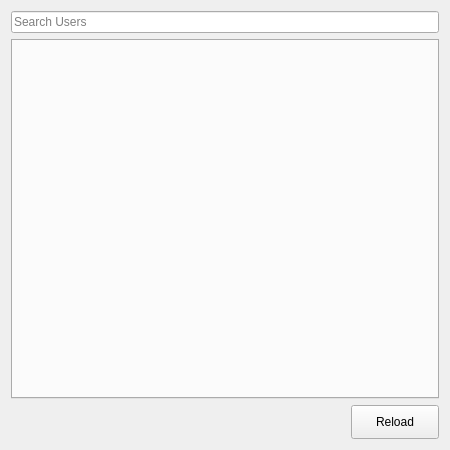
<?xml version="1.0" encoding="UTF-8"?>
<ui version="4.0">
 <class>FormUser</class>
 <widget class="QWidget" name="FormUser">
  <property name="geometry">
   <rect>
    <x>0</x>
    <y>0</y>
    <width>450</width>
    <height>450</height>
   </rect>
  </property>
  <property name="minimumSize">
   <size>
    <width>450</width>
    <height>450</height>
   </size>
  </property>
  <property name="windowTitle">
   <string>Users</string>
  </property>
  <layout class="QGridLayout" name="gridLayout">
   <item row="2" column="1">
    <widget class="QPushButton" name="pushButtonReload">
     <property name="minimumSize">
      <size>
       <width>88</width>
       <height>34</height>
      </size>
     </property>
     <property name="maximumSize">
      <size>
       <width>88</width>
       <height>34</height>
      </size>
     </property>
     <property name="text">
      <string>Reload</string>
     </property>
    </widget>
   </item>
   <item row="1" column="0" colspan="2">
    <widget class="QTabWidget" name="tabWidget"/>
   </item>
   <item row="0" column="0" colspan="2">
    <widget class="QLineEdit" name="lineEdit">
     <property name="placeholderText">
      <string>Search Users</string>
     </property>
    </widget>
   </item>
   <item row="2" column="0">
    <spacer name="horizontalSpacer">
     <property name="orientation">
      <enum>Qt::Orientation::Horizontal</enum>
     </property>
     <property name="sizeHint" stdset="0">
      <size>
       <width>40</width>
       <height>20</height>
      </size>
     </property>
    </spacer>
   </item>
  </layout>
 </widget>
 <resources/>
 <connections/>
</ui>
